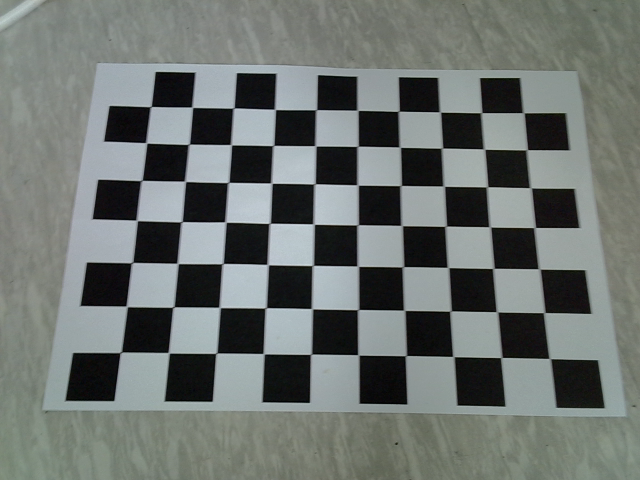
#> input picture aruco_webcam/checkerboards/capture_20250619_115806.png, 640 x 480 px
$ python calibration_checker.py
#> lines starting #> are read from the running program, lines starting #| are printed output that depends on the picture; after the words box and inside, x2 and y2 are one past the last pixel; in counts of white or black regions, pixels touching at a corner belong together
import cv2
import numpy as np
import os
import glob
import pickle

def calibrate_camera():
    # 체커보드의 차원 정의
    CHECKERBOARD = (7,10)  # 체커보드 행과 열당 내부 코너 수
    criteria = (cv2.TERM_CRITERIA_EPS + cv2.TERM_CRITERIA_MAX_ITER, 30, 0.001)

    # 각 체커보드 이미지에 대한 3D 점 벡터를 저장할 벡터 생성
    objpoints = []
    # 각 체커보드 이미지에 대한 2D 점 벡터를 저장할 벡터 생성
    imgpoints = []

    # 3D 점의 세계 좌표 정의
    objp = np.zeros((1, CHECKERBOARD[0] * CHECKERBOARD[1], 3), np.float32)
    objp[0,:,:2] = np.mgrid[0:CHECKERBOARD[0], 0:CHECKERBOARD[1]].T.reshape(-1, 2)

    # 주어진 디렉터리에 저장된 개별 이미지의 경로 추출
    images = glob.glob('./checkerboards/*.png')

    for fname in images:
        img = cv2.imread(fname)
#> img is the input picture: shape (480, 640, 3); mean B, G, R 111.3, 114.6, 108.6
        gray = cv2.cvtColor(img, cv2.COLOR_BGR2GRAY)

        # 체커보드 코너 찾기
        ret, corners = cv2.findChessboardCorners(gray,
                                               CHECKERBOARD,
                                               cv2.CALIB_CB_ADAPTIVE_THRESH +
                                               cv2.CALIB_CB_FAST_CHECK +
                                               cv2.CALIB_CB_NORMALIZE_IMAGE)
#> ret = True; corners = 70 rows, first 8: [120.6, 352.5], [126.5, 306.3], [132.8, 262.2], [136.8, 220.4], [142.1, 180.2], [146.3, 142.8], [151.1, 106.4], [168.6, 352.7]

        if ret == True:
            objpoints.append(objp)
            corners2 = cv2.cornerSubPix(gray, corners, (11,11), (-1,-1), criteria)
#> corners2 = 70 rows, first 8: [120.7, 352.4], [126.7, 306.4], [132, 262.6], [136.7, 220.4], [141.5, 180.5], [146.3, 142.9], [150.7, 106.6], [168.6, 352.7]
            imgpoints.append(corners2)

            # 코너 그리기 및 표시
            img = cv2.drawChessboardCorners(img, CHECKERBOARD, corners2, ret)
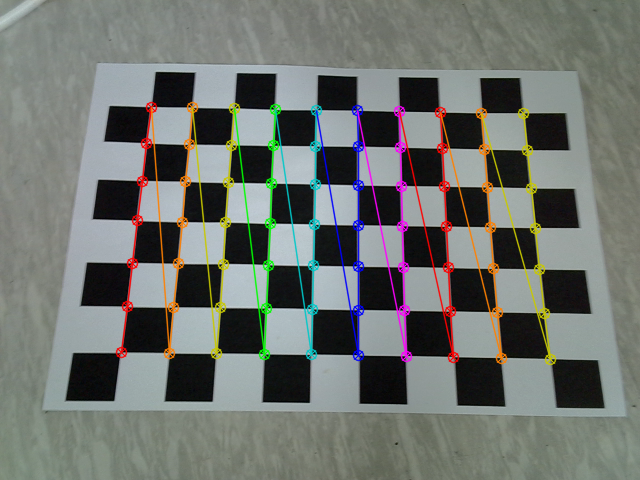
#> img: shape (480, 640, 3); 6.39% of pixels changed, all inside (x1, y1, x2, y2) = (115, 101, 557, 366)
            cv2.imshow('img', img)
            cv2.waitKey(0)
#> pass 2 of the loop in calibrate_camera, `for fname in images:`:
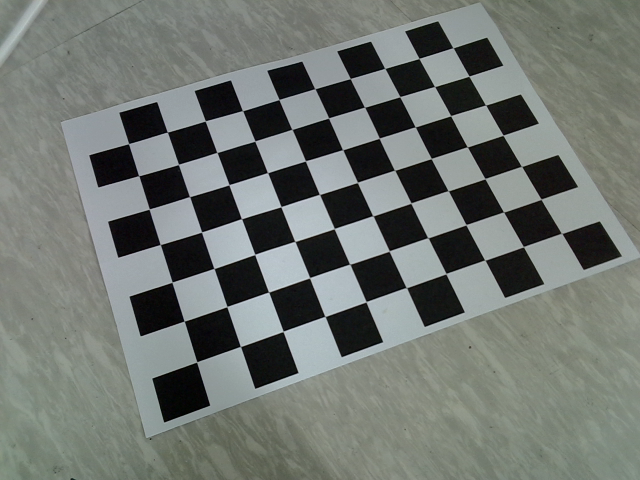
#> input picture aruco_webcam/checkerboards/capture_20250619_115813.png, 640 x 480 px
#> in calibrate_camera, img is the input picture: shape (480, 640, 3); mean B, G, R 112.6, 117.5, 112
#> corners = 70 rows, first 8: [196.7, 361.9], [184.1, 321], [172, 282.2], [160.3, 244.5], [149.3, 209.1], [138.7, 175.7], [128.5, 143.7], [240.4, 346.5]
#> corners2 = 70 rows, first 8: [196.7, 361.9], [184.2, 321.1], [172.1, 282.2], [160.3, 244.5], [149.3, 209.1], [138.7, 175.7], [128.6, 143.7], [240.5, 346.4]
#> in calibrate_camera, `img = cv2.drawChessboardCorners(img, CHECKERBOARD, corners2, ret)`:
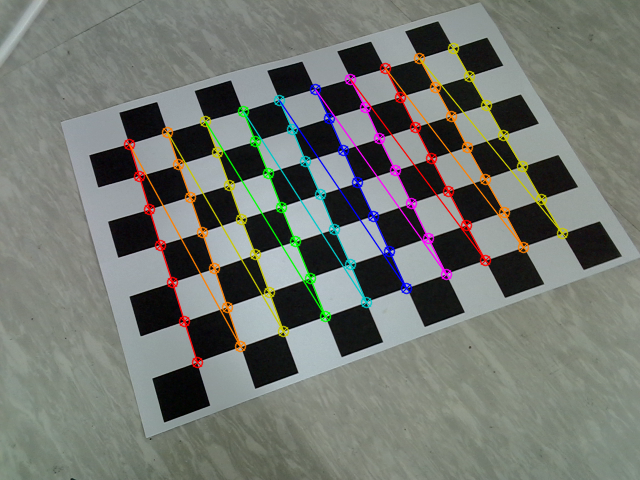
#> img: shape (480, 640, 3); 5.51% of pixels changed, all inside (x1, y1, x2, y2) = (123, 42, 569, 369)
#> pass 3 of the loop in calibrate_camera, `for fname in images:`:
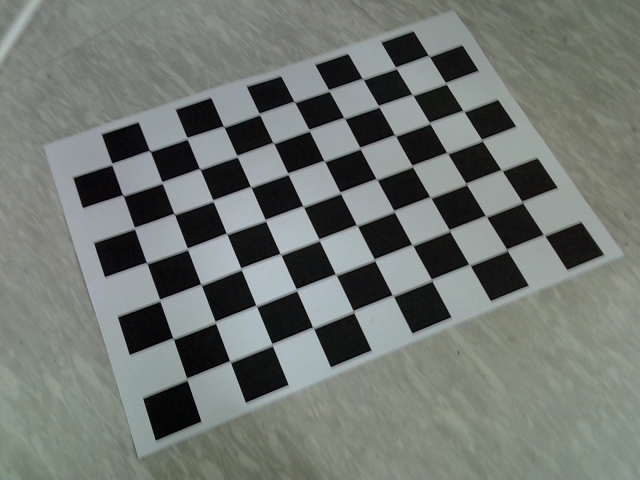
#> input picture aruco_webcam/checkerboards/capture_20250619_115814.png, 640 x 480 px
#> in calibrate_camera, img is the input picture: shape (480, 640, 3); mean B, G, R 113.3, 118.3, 112.7
#> corners = 70 rows, first 8: [186.7, 378.5], [172.7, 338], [159.5, 299.6], [146.5, 262.7], [134.4, 227.8], [122.6, 195], [111.6, 164], [229.8, 361]
#> corners2 = 70 rows, first 8: [186.8, 379.1], [173.1, 338.4], [159.7, 300.1], [146.6, 262.7], [134.5, 228], [122.8, 195.3], [111.7, 164], [230, 361.3]
#> in calibrate_camera, `img = cv2.drawChessboardCorners(img, CHECKERBOARD, corners2, ret)`:
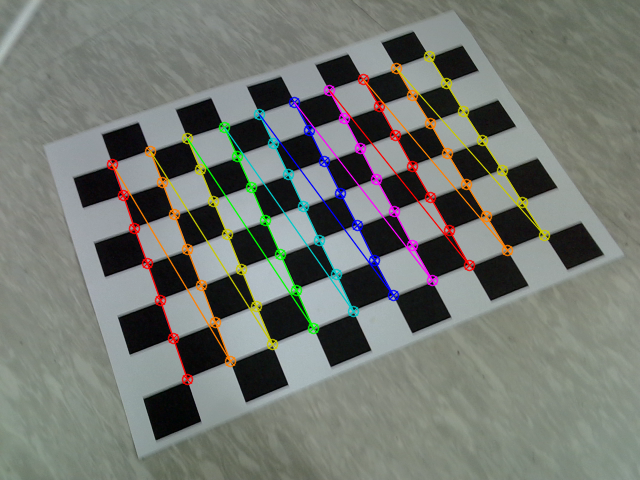
#> img: shape (480, 640, 3); 5.41% of pixels changed, all inside (x1, y1, x2, y2) = (106, 50, 551, 386)
#> the loop made 4 passes; the first 3 are shown

    cv2.destroyAllWindows()

    # 카메라 캘리브레이션 수행
    ret, mtx, dist, rvecs, tvecs = cv2.calibrateCamera(objpoints, imgpoints,
                                                      gray.shape[::-1], None, None)

    # 결과 출력
    print("Camera matrix : \n")
    print(mtx)
    print("\ndist : \n")
    print(dist)
    print("\nrvecs : \n")
    print(rvecs)
    print("\ntvecs : \n")
    print(tvecs)

    # 캘리브레이션 결과를 파일로 저장
    calibration_data = {
        'camera_matrix': mtx,
        'dist_coeffs': dist,
        'rvecs': rvecs,
        'tvecs': tvecs
    }

    with open('camera_calibration.pkl', 'wb') as f:
        pickle.dump(calibration_data, f)

    return calibration_data

def live_video_correction(calibration_data):
    mtx = calibration_data['camera_matrix']
    dist = calibration_data['dist_coeffs']

    cap = cv2.VideoCapture(2)

    while True:
        ret, frame = cap.read()
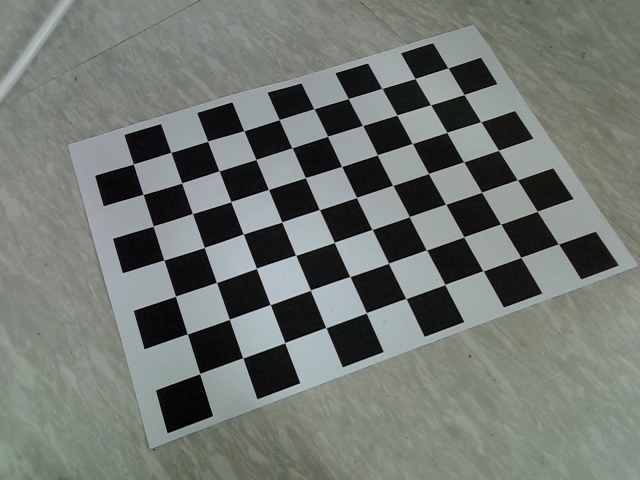
#> input picture aruco_webcam/checkerboards/capture_20250619_115817.png, 640 x 480 px, given in place of the camera
#> frame is the input picture: shape (480, 640, 3); mean B, G, R 113.6, 118.8, 113.3
        if not ret:
            break

        # 프레임 크기 가져오기
        h, w = frame.shape[:2]
#> h = 480; w = 640

        # 최적의 카메라 행렬 구하기
        newcameramtx, roi = cv2.getOptimalNewCameraMatrix(mtx, dist, (w,h), 1, (w,h))

        # 왜곡 보정
        dst = cv2.undistort(frame, mtx, dist, None, newcameramtx)
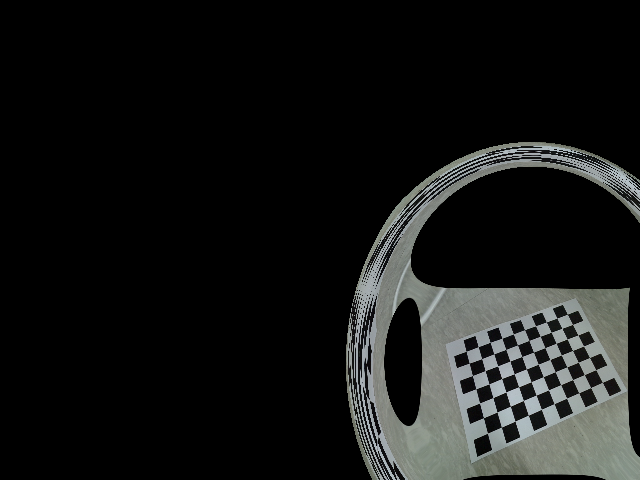
#> dst: shape (480, 640, 3); mean B, G, R 22, 22.9, 21.9

        # ROI로 이미지 자르기
        x, y, w, h = roi
        if all(v > 0 for v in [x, y, w, h]):
            dst = dst[y:y+h, x:x+w]
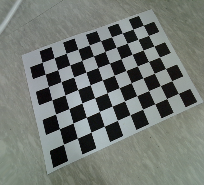
#> dst: shape (185, 204, 3); mean B, G, R 113.5, 118.6, 113.2

        # 원본과 보정된 이미지를 나란히 표시
        original = cv2.resize(frame, (640, 480))
        corrected = cv2.resize(dst, (640, 480))
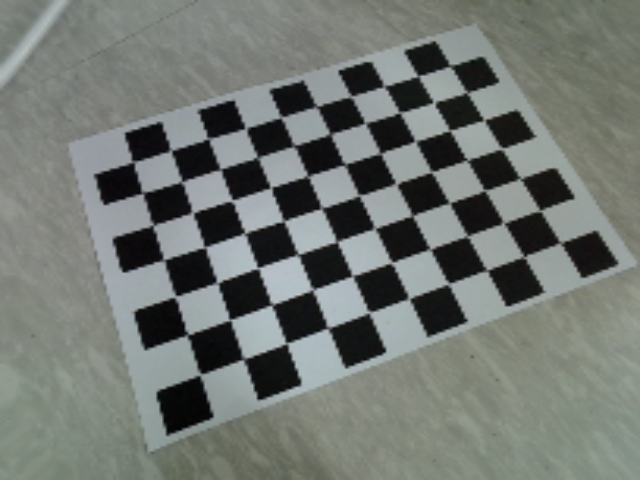
#> corrected: shape (480, 640, 3); mean B, G, R 113.4, 118.5, 113.1
        combined = np.hstack((original, corrected))
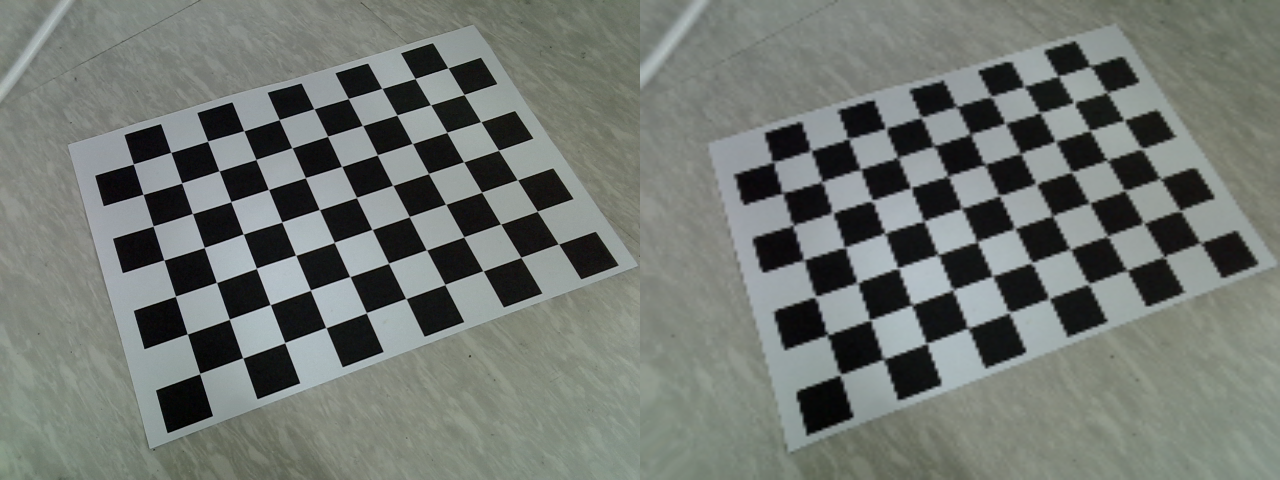
#> combined: shape (480, 1280, 3); mean B, G, R 113.5, 118.6, 113.2

        # 결과 표시
        cv2.imshow('Original | Corrected', combined)

        if cv2.waitKey(1) & 0xFF == ord('q'):
#> (key q is pressed here)
            break

    cap.release()
    cv2.destroyAllWindows()

if __name__ == "__main__":
    # 이미 캘리브레이션 파일이 있는지 확인
    if os.path.exists('camera_calibration.pkl'):
        print("Loading existing calibration data...")
        with open('camera_calibration.pkl', 'rb') as f:
            calibration_data = pickle.load(f)
    else:
        print("Performing new camera calibration...")
        calibration_data = calibrate_camera()

    # 실시간 비디오 보정 실행
    print("Starting live video correction...")
    live_video_correction(calibration_data)
